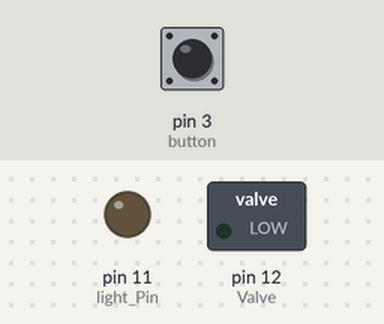
Bench run of a sketch on a simulated Arduino Uno, built with avr-gcc and run on an emulated ATmega328P. Shown: switched loads named in the sketch (green lamp = pin HIGH), output pins drawn as LEDs (lit = HIGH). The test bench sets the inputs (shaded band); at power-on: pin 3 (button) LOW. The local clock reads 2024-03-15 10:24:30 at power-on unless the sketch sets it.

Above: at 2.8 s.
2.9 s: pin 3 (button) pulled HIGH for 1.2 s
At 3.4 s:
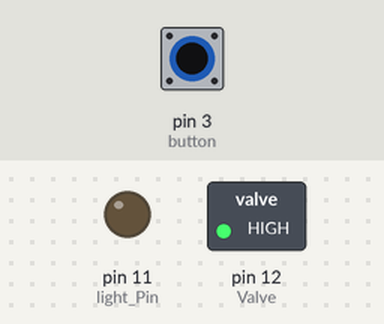
Timing chart, 0 to 24.5 s (numbered marks = the images above; inputs shaded):
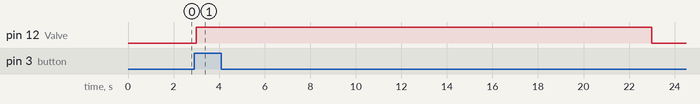

The sketch:

PLANT_WATERING_CODE.ino
```cpp
#include <Wire.h>
#include <ds3231.h>
struct ts t;
//wake1
const int wake_HOUR1 = 6;
const int wake_MINUTE1 = 0;
const int wake_SECOND1 = 0;
//wake2
const int wake_HOUR2 = 18;
const int wake_MINUTE2 = 0;
const int wake_SECOND2 = 0;
//wake3


const int wake_HOUR3 = 9;
const int wake_MINUTE3 = 0;
const int wake_SECOND3 = 0;


//light
const int lightOnH = 18;
const int lightOffH = 22;


int interval = 20000; //interval
#define button 3 //button to 3
#define Valve 12 // valve to 12
//#define fish_Valve 10
#define light_Pin 11
int buttonstate;


void setup() {
   Serial.begin(9600);
  Wire.begin();
  DS3231_init(DS3231_CONTROL_INTCN);
  pinMode(Valve,OUTPUT);
  pinMode(button,INPUT);
//  pinMode(fish_Valve,OUTPUT);
  pinMode(light_Pin,OUTPUT);
}


void loop() {
DS3231_get(&t);
// printVALUES();
mannual();

/*if(t.hour==wake_HOUR1 &&t.min==wake_MINUTE1 &&t.sec==wake_SECOND1)
{
    Serial.println("On.......1...");
    digitalWrite(Valve,HIGH);
    digitalWrite(13,HIGH);
    delay(interval);
    digitalWrite(13,LOW);
    digitalWrite(Valve,LOW);
}
else if(t.hour==wake_HOUR3 &&t.min==wake_MINUTE3 &&t.sec==wake_SECOND3)
{
    digitalWrite(fish_Valve,HIGH);
    delay(1000);
    digitalWrite(fish_Valve,LOW);
  }

else */
if(t.hour==wake_HOUR2 &&t.min==wake_MINUTE2 &&t.sec==wake_SECOND2)
{
    Serial.println("On........2...");
    digitalWrite(Valve,HIGH);
    delay(interval);
    digitalWrite(Valve,LOW);
}
else{
    digitalWrite(Valve,LOW);
}


 if(t.hour>=lightOnH && t.hour<=lightOffH)
{
digitalWrite(light_Pin,HIGH);
}
else{
digitalWrite(light_Pin,LOW);
}


delay(1000);


}

//print values
void printVALUES(){
  Serial.print("Date : ");
  Serial.print(t.mday);
  Serial.print("/");
  Serial.print(t.mon);
  Serial.print("/");
  Serial.print(t.year);
  Serial.print("\t Hour : ");
  Serial.print(t.hour);
  Serial.print(":");
  Serial.print(t.min);
  Serial.print(".");
  Serial.println(t.sec);
}
//button function
void mannual(){
  buttonstate = digitalRead(button);
  if(buttonstate==HIGH){
    digitalWrite(Valve,HIGH);
    delay(20000);
    digitalWrite(Valve,LOW);
  }
}
```

Measured:
- after the input at 2.9 s, pin 12 (Valve): LOW → HIGH after 0.11 s, → LOW 20.0 s later
